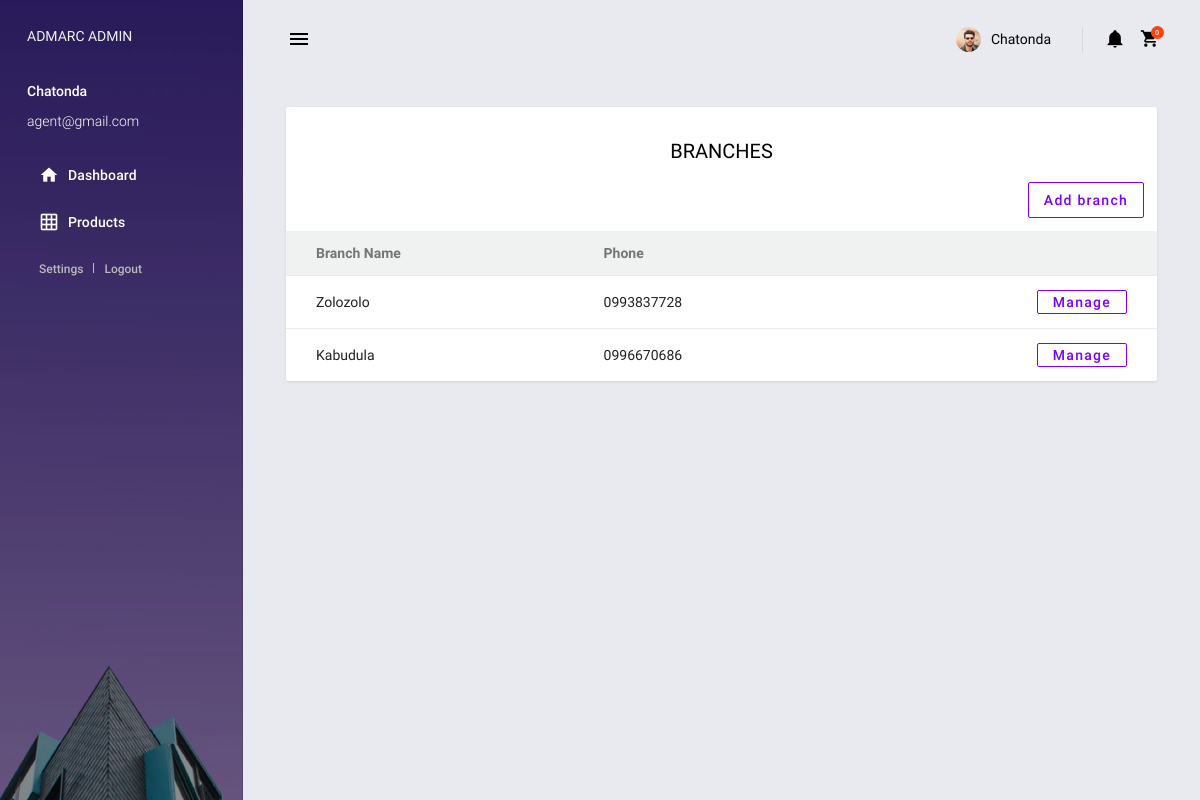
Page /admin/syst/branches.php (signed in) on the committed database.
### tables this page shows
CREATE TABLE `branch` (
  `branch_id` int(11) NOT NULL,
  `branch_name` varchar(100) NOT NULL,
  `branch_phone` varchar(10) NOT NULL,
  `address` text NOT NULL,
  `date_created` datetime NOT NULL DEFAULT current_timestamp(),
  `date_updated` datetime NOT NULL DEFAULT current_timestamp() ON UPDATE current_timestamp()
);

### admin/syst/connection/Functions.php (called while the page is built, shortened)
<?php
Class Functions{
    private $con;
    function __construct(){
        require_once dirname(__FILE__).'/connection.php';
        $database = new Connection();
        $this->con = $database->openConnection();
    }
    function retrieveMany($query){
            $stmt = $this->con->prepare($query);
            $stmt->execute();
            return $stmt->fetchAll();
    }
}
?>

### admin/syst/connection/connection.php (called while the page is built, shortened)
<?php
Class Connection {
private  $server = "mysql:host=localhost;dbname=admarc_system";
private  $user = "root";
private  $pass = "";
private $options  = array(PDO::ATTR_ERRMODE => PDO::ERRMODE_EXCEPTION,PDO::ATTR_DEFAULT_FETCH_MODE => PDO::FETCH_ASSOC,);
            public function openConnection()
             {
               try
                 {
          $this->con = new PDO($this->server, $this->user,$this->pass,$this->options);
          return $this->con;
                  }
               catch (PDOException $e)
                 {
                     echo "There is some problem in connection: " . $e->getMessage();
                 }
             }
}
?>

### admin/syst/branches.php (the view, shortened to what this page needs)
<?php
include('connection/Functions.php');
$operation = new Functions();
$branches = $operation->retrieveMany("SELECT *FROM branch");
?>
<!DOCTYPE html>
<html lang="en">
<?php include('includes/css.php'); ?>
<body>
<div class="body-wrapper">
    <?php include('includes/aside.php'); ?>
    <div class="main-wrapper mdc-drawer-app-content">
        <?php include('includes/header.php'); ?>
        <div class="page-wrapper mdc-toolbar-fixed-adjust">
            <main class="content-wrapper">
                <div class="mdc-layout-grid">
                    <div class="mdc-layout-grid__inner">
                        <div class="mdc-layout-grid__cell stretch-card mdc-layout-grid__cell--span-12">
                            <div class="mdc-card p-0">
                                <h6 class="card-title card-padding pb-0 text-center">BRANCHES</h6>
                                <div class="mdc-layout-grid " style="width: 100%;">
                                    <div class="mdc-layout-grid__inner">
                                        <div class="mdc-layout-grid__cell stretch-card mdc-layout-grid__cell--span-12 ">
                                            <div class="mdc-layout-grid__cell stretch-card mdc-layout-grid__cell--span-10  "
                                                 style="width: 100%;">
                                            </div>
                                            <div id="openModal"
                                                 class="mdc-layout-grid__cell stretch-card mdc-layout-grid__cell--span-2 ">
                                                <a href="manage_branch.php" class="mdc-button mdc-button--outlined ">
                                                    Add branch
                                                </a>
                                            </div>
                                        </div>
                                    </div>
                                </div>
                                <div class="table-responsive">
                                    <table class="table table-hoverable">
                                        <thead>
                                        <tr class="bg-light ">
                                            <th class="text-left "><b>Branch Name</b></th>
                                            <th class="text-left "><b>Phone</b></th>
                                            <th><b></b></th>
                                        </tr>
                                        </thead>
                                        <tbody>
                                        <?php
                                        foreach ($branches as $branch) {
                                            echo '<tr>
                                                        <td class="text-left">' . $branch['branch_name'] . '</td>
                                                        <td class="text-left ">' . $branch['branch_phone'] . '</td>
                                                        <td>
                                                        <a href="manage_branch.php?branch=' . $branch['branch_id'] . '" class="mdc-button mdc-button--outlined ">
                                                            Manage
                                                        </a>
                                                        </td>
                                                    </tr>';
                                        }
                                        ?>
                                        </tbody>
                                    </table>
                                </div>
                            </div>
                        </div>
                    </div>
                </div>
            </main>
        </div>
    </div>
</div>
</body>
</html>

### rows in the picture
branch: branch_name "Zolozolo", branch_phone "0993837728"
branch: branch_name "Kabudula", branch_phone "0996670686"

### other values in the picture
$logged_user['fname'] "Chatonda"
$logged_user['email'] "agent@gmail.com"
$counter "0"
